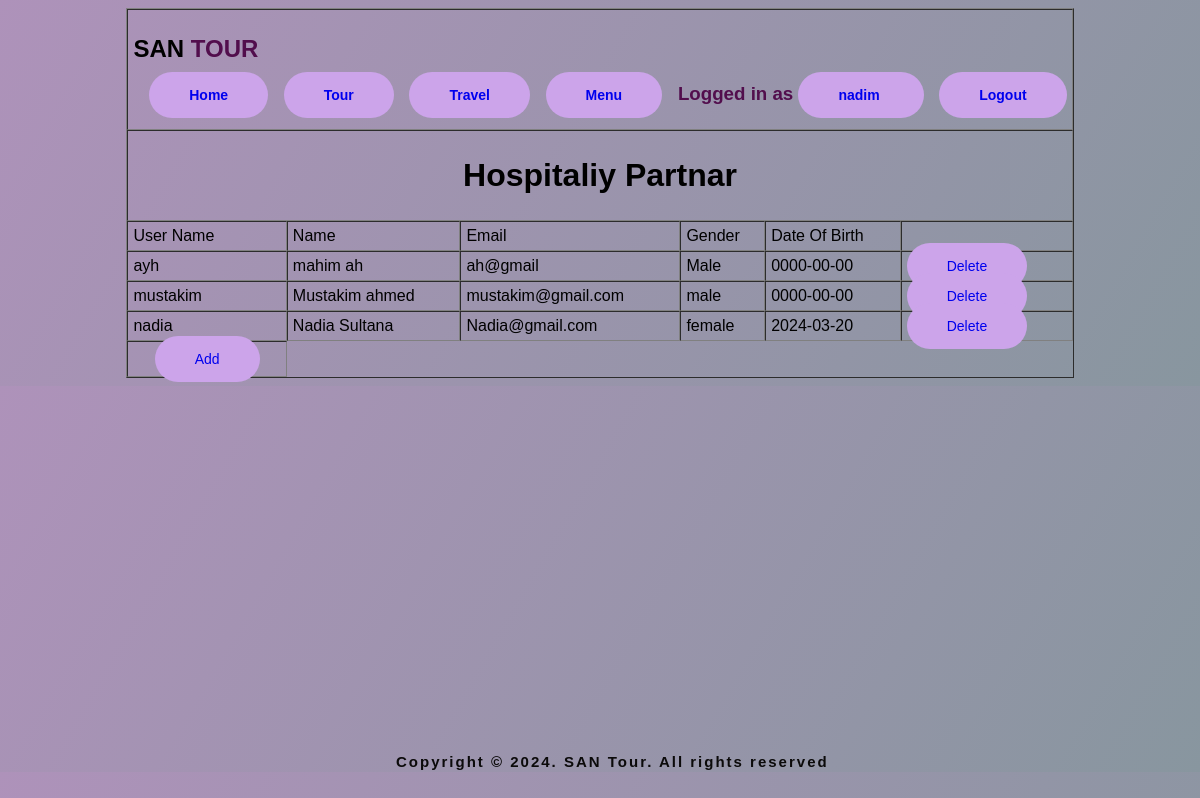
The app's page /view/hostmanagement.php (signed in) with its own data.
### tables this page shows
CREATE TABLE `user` (
  `username` varchar(100) NOT NULL,
  `Name` varchar(100) NOT NULL,
  `Email` varchar(100) NOT NULL,
  `Gender` varchar(10) NOT NULL,
  `DOB` date NOT NULL
);

### model/userModel.php (called while the page is built, shortened)
<?php
function getUser($role)
{
    $con = dbConnection();
    $sql = "SELECT user.*
            FROM user
            JOIN login ON user.username = login.username
            WHERE login.role = '{$role}'";
    $result = mysqli_query($con, $sql);
    $users = [];
    while ($row = mysqli_fetch_assoc($result)) {
        array_push($users, $row);
    }
    return $users;
}

### view/hostmanagement.php (the view, shortened to what this page needs)
<?php
require_once('../model/userModel.php');
$username = $_COOKIE['username'];
$role = getRole($username);
$users = getUser('host');
?>
<!DOCTYPE html>
<html lang="en">
<head>
    <link rel="stylesheet" href="../css/styleHome1.css">
</head>
<body>
    <form method="post" action="" enctype="">
        <table border="1" align="center" cellpadding="5" cellspacing="0" width="80%">
            <tr>
                <th colspan="6">
                    <h2 align="left">SAN <span> TOUR</span> </h2>
                    <h3>
                        <a href="home1.php" class="btn">Home</a>&nbsp;&nbsp;
                        <a href="tour.php" class="btn">Tour</a>&nbsp;&nbsp;
                        <a href="travel.php" class="btn">Travel</a>&nbsp;&nbsp;
                        <?php if ($role == 'user') { ?>
                            <a href="dashboard.php" class="btn">
                            <?php } elseif ($role == 'host') { ?>
                                <a href="hostdashboard.php" class="btn">
                                <?php } else { ?>
                                    <a href="admindashboard.php" class="btn">
                                    <?php } ?> Menu</a>
                                    <span style="float: right">
                                        <?php
                                        if (!isset($_COOKIE['flag'])) {
                                        ?>
                                            <a href="login.php" class="btn">Login</a>&nbsp;&nbsp;
                                            <a href="registration.php" class="btn">Signup</a>
                                        <?php } else { ?>
                                            Logged in as <a href="../view/viewprofile.php" class="btn"> <?php echo $username; ?> </a>&nbsp;&nbsp;
                                            <a href="../controller/logoutCheck.php" class="btn">Logout</a>
                                        <?php } ?>
                                    </span>
                    </h3>
                </th>
            </tr>
            <tr>
                <td colspan="8" align="center">
                    <h1>Hospitaliy Partnar</h1>
                </td>
            </tr>
            <tr>
                <td>User Name</td>
                <td>Name</td>
                <td>Email</td>
                <td>Gender</td>
                <td>Date Of Birth</td>
                <td></td>
            </tr>
            <?php for ($i = 0; $i < count($users); $i++) { ?>
                <tr>
                    <td><?php echo $users[$i]['username']; ?></td>
                    <td><?php echo $users[$i]['Name']; ?></td>
                    <td><?php echo $users[$i]['Email']; ?></td>
                    <td><?php echo $users[$i]['Gender']; ?></td>
                    <td><?php echo $users[$i]['DOB']; ?></td>
                    <td>
                        <a href="../controller/deleteuser.php?deleteusername=<?php echo $users[$i]['username']; ?>" class="btn">
                            Delete
                        </a>
                    </td>
                <?php } ?>
                </tr>
                <tr>
                    <td>
                        <table border="0" align="center">
                            <tr>
                                <td colspan="8" align="left">
                                    <a href="addHost.php" class="btn">Add </a>
                                </td>
                            </tr>
                        </table>
                    </td>
                </tr>
                <div class="ht">
                    Copyright © 2024. SAN Tour. All rights reserved
                </div>
        </table>
    </form>
</body>
</html>

### CSS/styleHome1.css (style rules this page uses)
* { box-sizing: border-box; font-family: "Poppins", sans-serif; }
body { background: linear-gradient(120deg, #ae92ba, #88969f); height: auto; }
span { color: #520e4d; }
.btn { text-decoration: none; background-color: #cca4ea; padding: 15px 40px; font-size: 14px; border-radius: 30px; }
.ht { position: absolute; left: 33%; bottom: 30px; color: #0b0a0a; font-size: 15px; font-weight: 700; letter-spacing: 2px; }

### records on screen
user: username "ayh", Name "mahim ah", Email "ah@gmail", Gender "Male", DOB "0000-00-00"
user: username "mustakim", Name "Mustakim ahmed", Email "mustakim@gmail.com", Gender "male", DOB "0000-00-00"
user: username "nadia", Name "Nadia Sultana", Email "Nadia@gmail.com", Gender "female", DOB "2024-03-20"

### other values on screen
$username "nadim"
